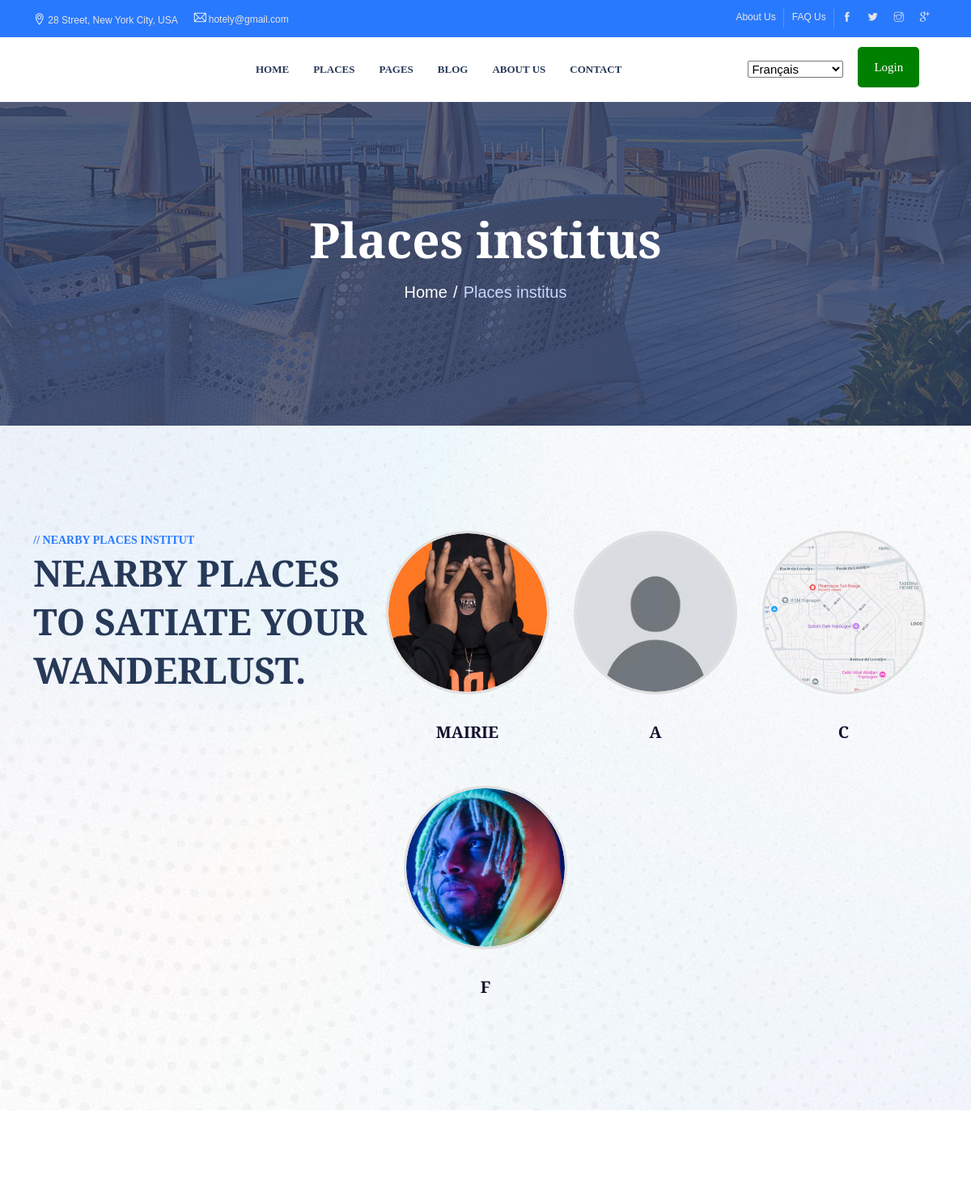
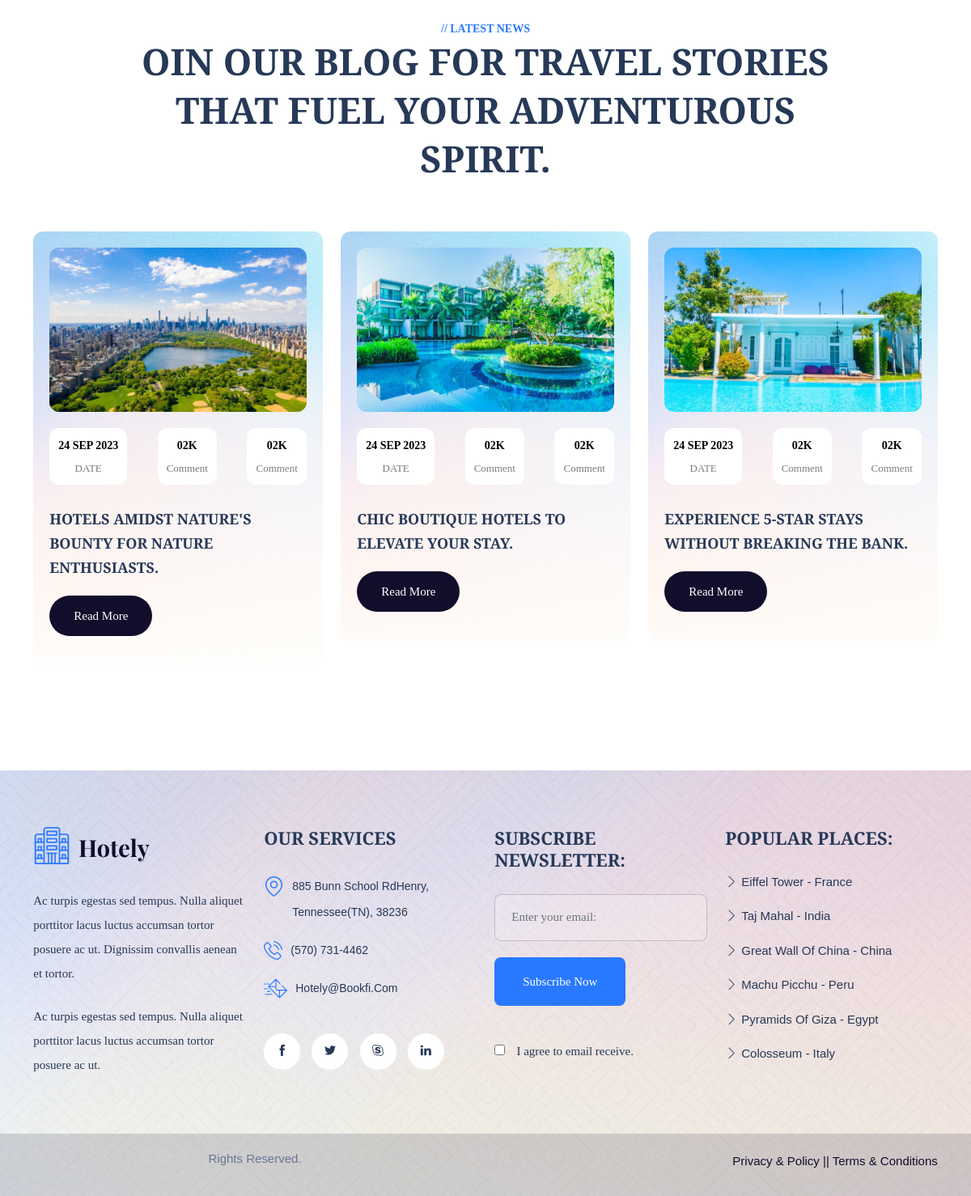
Page /placesInstituts/ on the committed database (2 pictures, top to bottom).
### place/models.py (models this page shows, shortened)
class InstitutionType(models.Model):
    name = models.CharField(max_length=255, unique=True)
    image = models.ImageField(upload_to='institution_types/', blank=True, null=True)

### place/views.py (the view)
# urls.py: path('placesInstituts/', views.places_instituts, name='placesInstituts'),
def places_instituts(request):
    types_institut = InstitutionType.objects.all()
    datas = {
        'types_institut': types_institut
    }
    return render(request, 'placesInstituts.html', datas)

### place/templates/placesInstituts.html (shortened to what this page needs)
{% extends 'bases/baseReste.html' %}
{% load static %}
{% block content %}
<div class="wpo-breadcumb-area">
    <div class="container">
        <div class="row">
            <div class="col-12">
                <div class="wpo-breadcumb-wrap">
                    <h2>Places institus</h2>
                    <ul>
                        <li><a href="{% url 'index' %}">Home</a></li>
                        <li><span>Places institus</span></li>
                    </ul>
                </div>
            </div>
        </div>
    </div>
</div>
<section class="places-section section-padding">
    <div class="container">
        <div class="wraper">
            <div class="wpo-section-title s2 wow fadeInLeftSlow" data-wow-duration="1700ms">
                <span>// nearby places Institut</span>
                <h2>Nearby Places to Satiate Your Wanderlust.</h2>
            </div>
            <div class="places-wraper">
                <div class="gap-spase"></div>
                {% for type in types_institut %}
                <div class="places-item wow fadeInUp" data-wow-duration="1200ms">
                    <div class="image">
                        <img src="{% if type.image %}{{ type.image.url }}{% else %}{% static 'images/placeholder.jpg' %}{% endif %}"
                             alt="{{ type.name }}">
                    </div>
                    <div class="content">
                        <h2>
                            <a href="{% url 'instituts' type.id %}">{{ type.name }}</a>
                        </h2>
                    </div>
                </div>
                {% empty %}
                    <p style="text-align:center; color:red;">Aucun institut trouvé.</p>
                {% endfor %}
            </div>
        </div>
    </div>
</section>
<section class="blog-section section-padding">
    <div class="container">
        <div class="row justify-content-center">
            <div class="col-lg-10 col-12">
                <div class="wpo-section-title s2 wow fadeInUp" data-wow-duration="1200ms">
                    <span>// latest news</span>
                    <h2>oin Our Blog for Travel Stories That Fuel Your Adventurous Spirit.</h2>
                </div>
            </div>
        </div>
        <div class="row">
            <div class="col-lg-4 col-md-6 col-12">
                <div class="blog-card wow fadeInUp" data-wow-duration="1500ms">
                    <div class="image">
                        <img src="{% static 'assets/images/blog/img-1.jpg' %}" alt="">
                    </div>
                    <div class="content">
                        <div class="top-content">
                            <ul>
                                <li>
                                    <span>24 SEP 2023</span>
                                    <span class="date">DATE</span>
                                </li>
                                <li>
                                    <span>02K</span>
                                    <span class="date">Comment</span>
                                </li>
                                <li>
                                    <span>02K</span>
                                    <span class="date">Comment</span>
                                </li>
                            </ul>
                        </div>
                        <div class="text">
                            <h2>
                                <a href="">Hotels Amidst Nature's Bounty for Nature
                                    Enthusiasts.</a>
                            </h2>
                            <a href="" class="blog-btn">read more</a>
                        </div>
                    </div>
                </div>
            </div>
            <div class="col-lg-4 col-md-6 col-12">
                <div class="blog-card wow fadeInUp" data-wow-duration="1700ms">
                    <div class="image">
                        <img src="{% static 'assets/images/blog/img-2.jpg' %}" alt="">
                    </div>
                    <div class="content">
                        <div class="top-content">
                            <ul>
                                <li>
                                    <span>24 SEP 2023</span>
                                    <span class="date">DATE</span>
                                </li>
                                <li>
                                    <span>02K</span>
                                    <span class="date">Comment</span>
                                </li>
                                <li>
                                    <span>02K</span>
                                    <span class="date">Comment</span>
                                </li>
                            </ul>
                        </div>
                        <div class="text">
                            <h2>
                                <a href="">Chic Boutique Hotels to Elevate Your Stay.</a>
                            </h2>
                            <a href="" class="blog-btn">read more</a>
                        </div>
                    </div>
                </div>
            </div>
            <div class="col-lg-4 col-md-6 col-12">
                <div class="blog-card wow fadeInUp" data-wow-duration="1900ms">
                    <div class="image">
                        <img src="{% static 'assets/images/blog/img-3.jpg' %}" alt="">
                    </div>
                    <div class="content">
                        <div class="top-content">
                            <ul>
                                <li>
                                    <span>24 SEP 2023</span>
                                    <span class="date">DATE</span>
                                </li>
                                <li>
                                    <span>02K</span>
                                    <span class="date">Comment</span>
                                </li>
                                <li>
                                    <span>02K</span>
                                    <span class="date">Comment</span>
                                </li>
                            </ul>
                        </div>
                        <div class="text">
                            <h2>
                                <a href="">Experience 5-Star Stays Without Breaking the
                                    Bank.</a>
                            </h2>
                            <a href="" class="blog-btn">read more</a>
                        </div>
                    </div>
                </div>
            </div>
        </div>
    </div>
</section>
{% endblock content %}

### place/templates/placesInstituts.html (style rules this page uses)
.places-item .image { width: 150px; height: 150px; border-radius: 50%; overflow: hidden; display: flex; justify-content: center; align-items: center; border: 3px solid #e0e0e0; background-color: #f0f0f0; }
.places-item .image img { width: 100%; height: 100%; object-fit: cover; object-position: center; transition: transform 0.3s ease-in-out; }

### rows in the picture
InstitutionType: image (picture), name "MAIRIE"
InstitutionType: image (placeholder picture), name "A"
InstitutionType: image (picture), name "C"
InstitutionType: image (picture), name "F"
